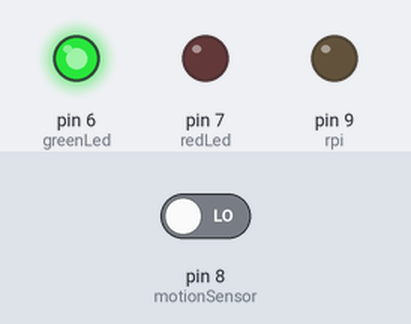
A sketch run on a simulated Arduino Uno, built with avr-gcc and run on an emulated ATmega328P. Shown: output pins drawn as LEDs (lit = HIGH). The test bench sets the inputs (shaded band); at power-on: pin 8 (motionSensor) LOW.

Above: at 2.3 s.
2.4 s: pin 8 (motionSensor) driven HIGH
At 3.0 s:
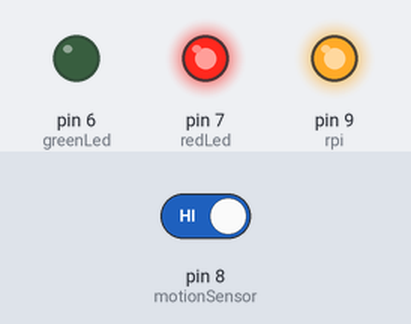
4.0 s: pin 8 (motionSensor) driven LOW
At 5.3 s:
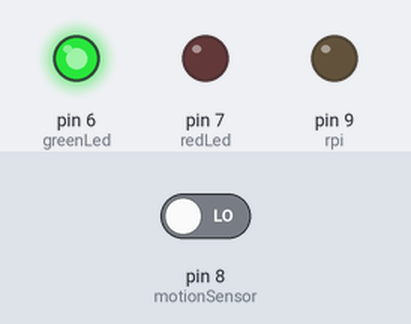
Timing chart, 0 to 7.0 s (numbered marks = the images above; inputs shaded):
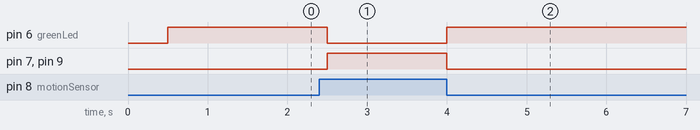

Measured:
- after the input at 2.4 s, pin 6 (greenLed): HIGH → LOW after 0.10 s; pin 7 (redLed), pin 9 (rpi): LOW → HIGH after 0.10 s
- after the input at 4.0 s, pin 6 (greenLed): LOW → HIGH at once; pin 7 (redLed), pin 9 (rpi): HIGH → LOW at once

The sketch:

detect-motion.ino
```cpp
#define greenLed 6
#define redLed 7
#define motionSensor 8
#define rpi 9

void setup(){
  Serial.begin(9600);
  pinMode(greenLed, OUTPUT);
  pinMode(redLed, OUTPUT);
  pinMode(motionSensor, INPUT);
  pinMode(rpi, OUTPUT);
}

void loop(){
  delay(500);
  if(digitalRead(motionSensor) == HIGH){
    lightRed();
    digitalWrite(rpi, HIGH);
  }else{
    lightGreen();
    digitalWrite(rpi, LOW);
  }

}

void lightRed(){
  digitalWrite(greenLed, LOW);
  digitalWrite(redLed, HIGH);
}

void lightGreen(){
  digitalWrite(redLed, LOW);
  digitalWrite(greenLed, HIGH);
}
```
